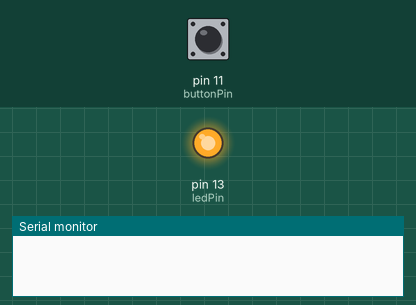
This sketch was run on a simulated Arduino Uno, built with avr-gcc and run on an emulated ATmega328P. On the bench: output pins drawn as LEDs (lit = HIGH), the last lines printed to the serial monitor. The test bench sets the inputs (shaded band); at power-on: pin 11 (buttonPin) LOW.

Above: at 1.2 s.
1.3 s: pin 11 (buttonPin) pulled HIGH for 0.15 s
At 2.4 s:
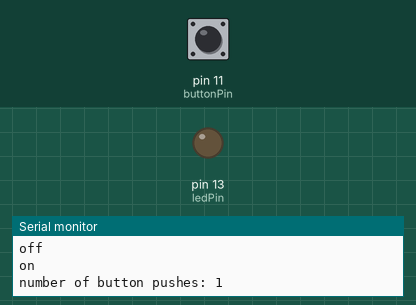
Timing chart, 0 to 4.3 s (numbered marks = the images above; inputs shaded):
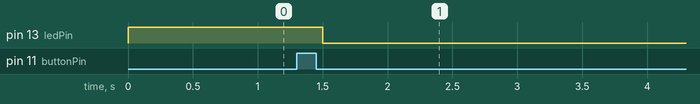

Measured:
- after the input at 1.3 s, pin 13 (ledPin): HIGH → LOW after 0.20 s

The sketch:

Endstop_test.ino
```cpp
const int  buttonPin = 11;    // the pin that the pushbutton is attached to
const int ledPin = 13;       // the pin that the LED is attached to

// Variables will change:
int buttonPushCounter = 0;   // counter for the number of button presses
int buttonState = 0;         // current state of the button
int lastButtonState = 0;     // previous state of the button

void setup() {
  // initialize the button pin as a input:
  pinMode(buttonPin, INPUT);
  // initialize the LED as an output:
  pinMode(ledPin, OUTPUT);
  // initialize serial communication:
  Serial.begin(9600);
}


void loop() {
  // read the pushbutton input pin:
  buttonState = digitalRead(buttonPin);

  // compare the buttonState to its previous state
  if (buttonState != lastButtonState) {
    // if the state has changed, increment the counter
    if (buttonState == LOW) {
      // if the current state is HIGH then the button went from off to on:
      buttonPushCounter++;
      Serial.println("on");
      Serial.print("number of button pushes: ");
      Serial.println(buttonPushCounter);
    } else {
      // if the current state is LOW then the button went from on to off:
      Serial.println("off");
    }
    // Delay a little bit to avoid bouncing
    delay(50);
  }
  // save the current state as the last state, for next time through the loop
  lastButtonState = buttonState;


  // turns on the LED every four button pushes by checking the modulo of the
  // button push counter. the modulo function gives you the remainder of the
  // division of two numbers:
  if (buttonPushCounter % 4 == 0) {
    digitalWrite(ledPin, HIGH);
  } else {
    digitalWrite(ledPin, LOW);
  }

}
```
